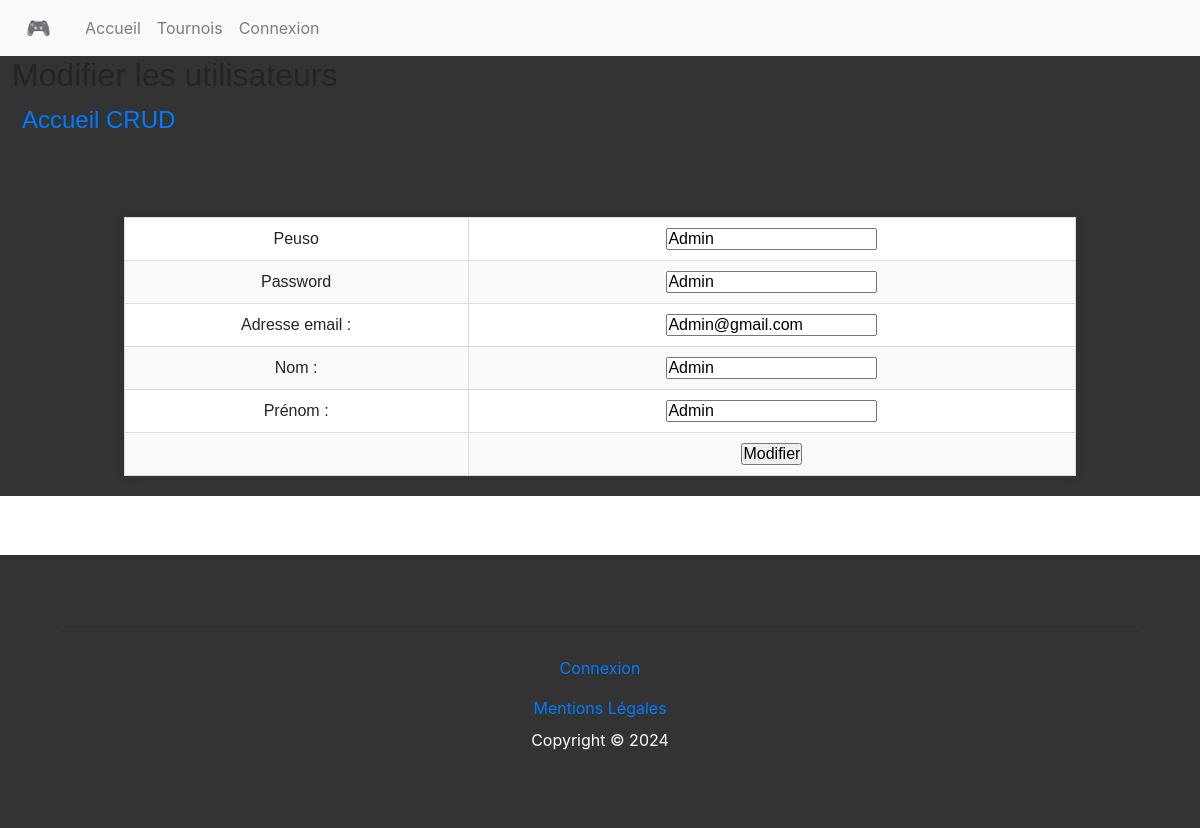
The app's page /AP/edit.php?id=5, older data.
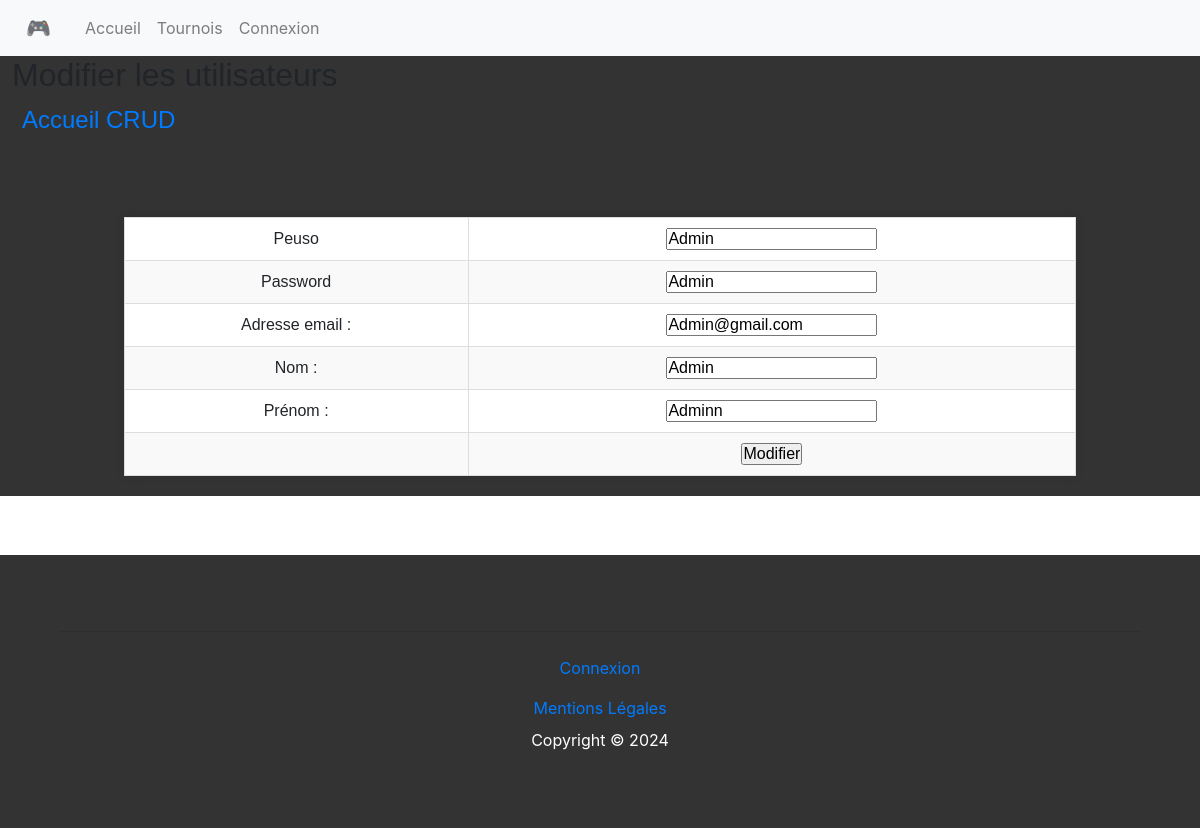
The same page, newer data.
### tables this page shows
CREATE TABLE `users` (
  `id` int(11) NOT NULL,
  `nom` varchar(100) NOT NULL,
  `prenom` varchar(100) NOT NULL,
  `mail` varchar(150) NOT NULL,
  `pseudo` varchar(20) NOT NULL,
  `password` varchar(256) NOT NULL,
  `idrole` int(11) DEFAULT 1
);

### AP/edit.php (the view, shortened to what this page needs)
<?php
require_once("db_connect.php");
$id = $_GET['id'];
$stmt = $pdo->prepare("SELECT * FROM users WHERE id = $id");
$stmt->execute();
$resultData = $stmt->fetch(PDO::FETCH_ASSOC);
$pseudo = $resultData['pseudo'];
$password = $resultData['password'];
$mail = $resultData['mail'];
$nom = $resultData['nom'];
$prenom = $resultData ['prenom'];
?>
<html>
<head>
    <link rel="stylesheet" href="style.css">
    <link rel="stylesheet" href="https://stackpath.bootstrapcdn.com/bootstrap/4.3.1/css/bootstrap.min.css">
</head>
<body>
	<?php include('header.php') ?>
	<main>
    	<h2>Modifier les utilisateurs</h2>
    	<p>
	    	<a href="crud.php">Accueil CRUD</a>
    	</p>
		<form name="edit" method="post" action="editAction.php">
			<table border="0">
				<tr>
					<td>Peuso</td>
					<td><input type="text" name="pseudo" value="<?php echo $pseudo; ?>"></td>
				</tr>
				<tr>
					<td>Password</td>
					<td><input type="text" name="password" value="<?php echo $password; ?>"></td>
				</tr>
				<tr>
					<td>Adresse email :</td>
					<td><input type="text" name = "mail" value = "<?php echo $mail;?>"></td>
				</tr>
				<tr>
					<td>Nom :</td>
					<td><input type = "text" name="nom" value = "<?php echo $nom;?>"></td>
				</tr>
				<tr>
					<td>Prénom :</td>
					<td><input type = "text" name="prenom" value = "<?php echo $prenom;?>"></td>
				</tr>
				<tr>
					<td><input type="hidden" name="id" value=<?php echo $id; ?>></td>
					<td><input type="submit" name="update" value="Modifier"></td>
				</tr>
			</table>
		</form>
	</main>
	<?php include('footer.php') ?>
</body>
</html>

Row changes from the older to the newer data that the page shows:
changed users "Admin": prenom "Admin" → "Adminn"
